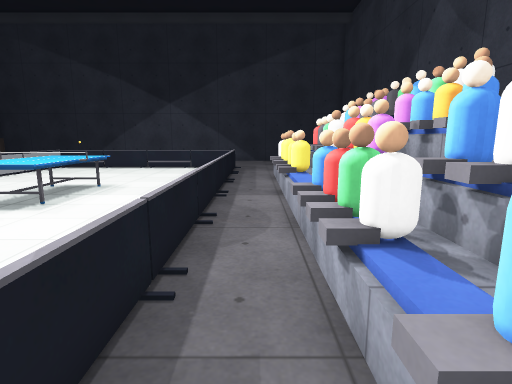
view 1 (above)

24 first-person views from a walk through a scene from a Unity 3-D project. The camera is 1.2 m above the floor, tilts 10° down and sees 80° across. The floor is counted in squares, 0.5 m on a side. Each view is taken from the middle of a square. On the plan, view 1 faces up. The plan holds only what a view shows up to about 19 squares ahead; the rest is blank. The player is left out. Surface patterns are stand-ins for the level's own textures.

view 2
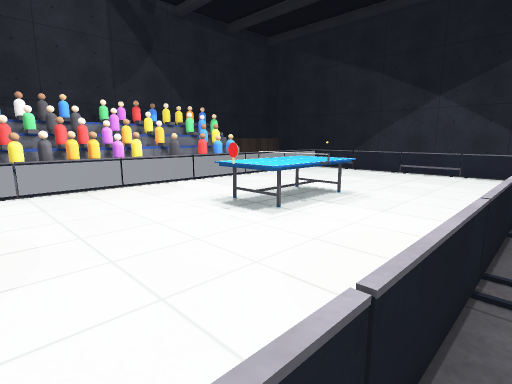

view 3
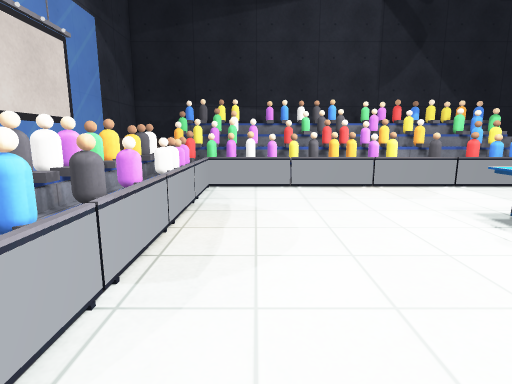

view 4
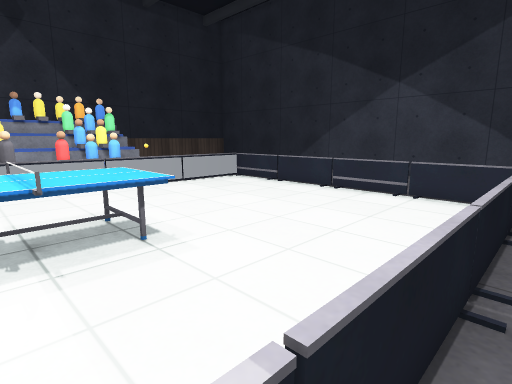

view 5
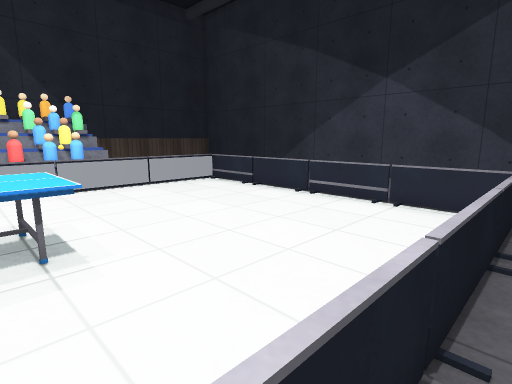

view 6
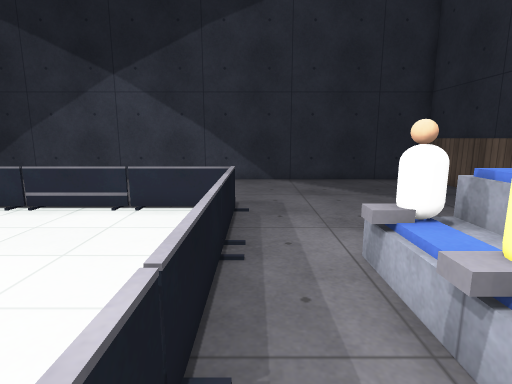

view 7
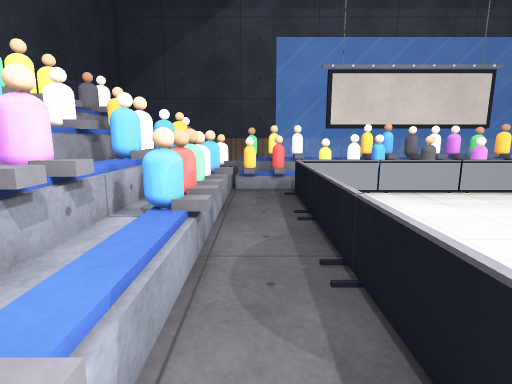

view 8
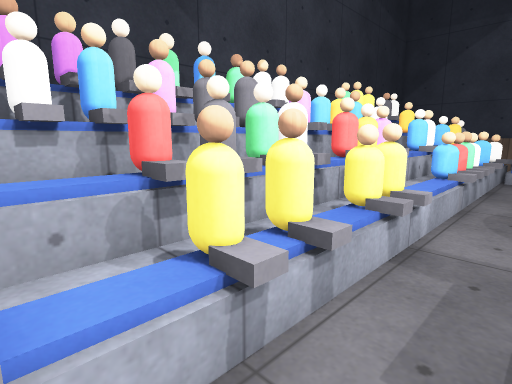

view 9
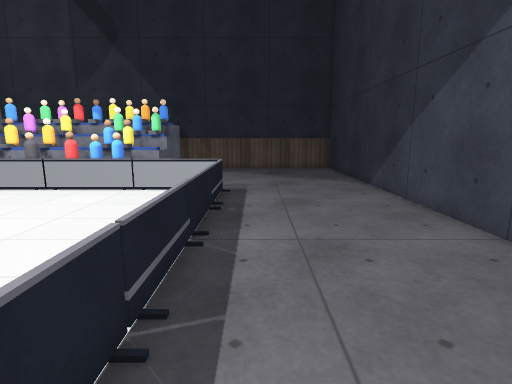

view 10
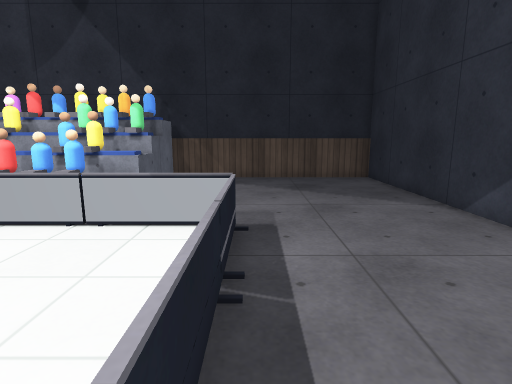

view 11
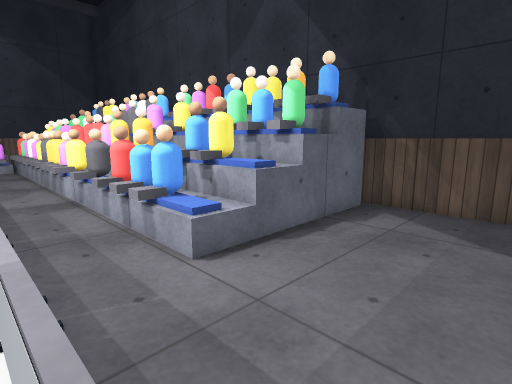

view 12
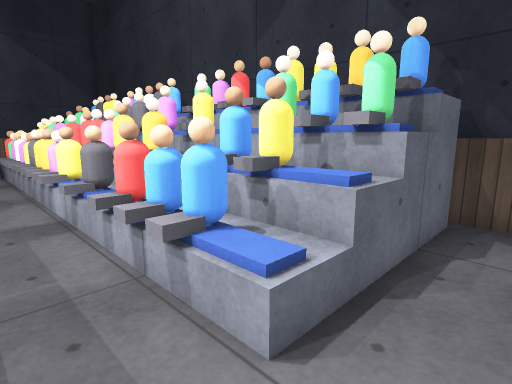

view 13
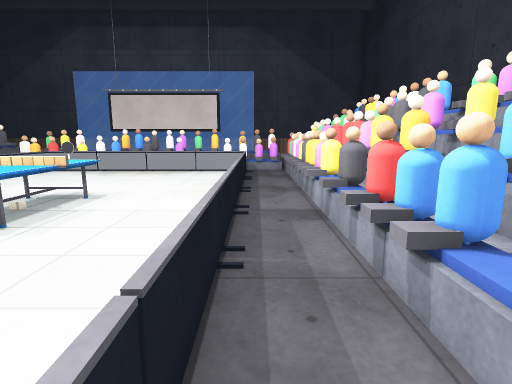

view 14
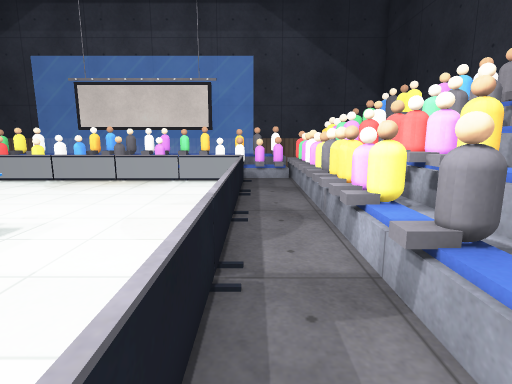

view 15
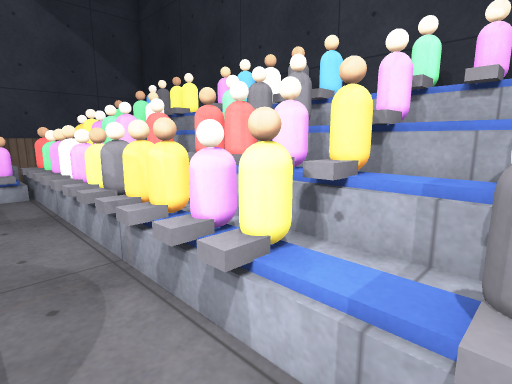

view 16
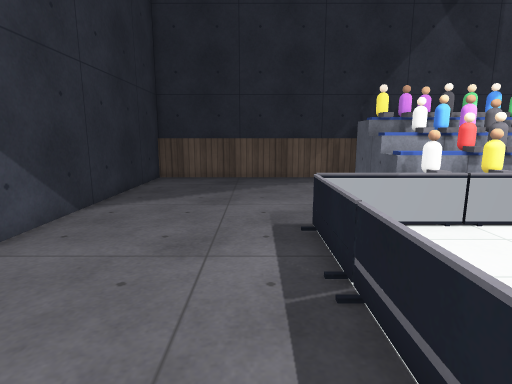

view 17
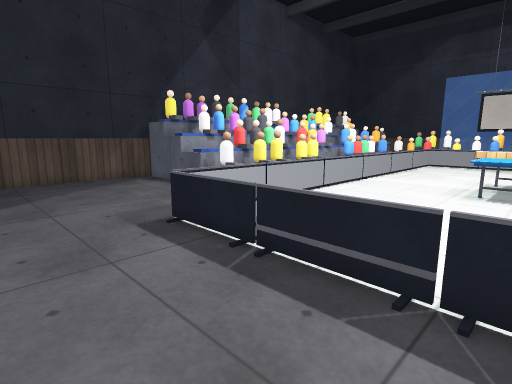

view 18
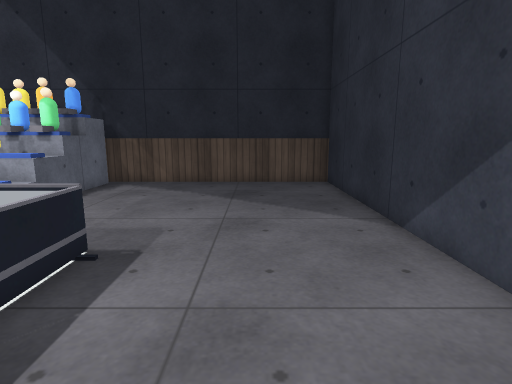

view 19
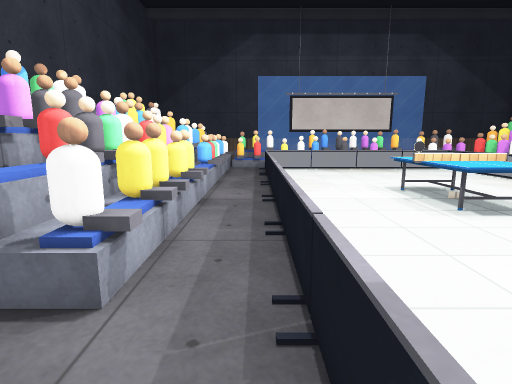

view 20
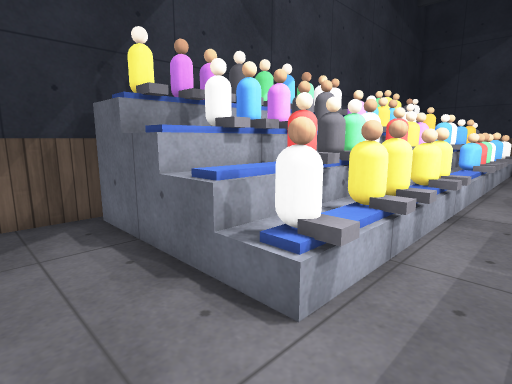

view 21
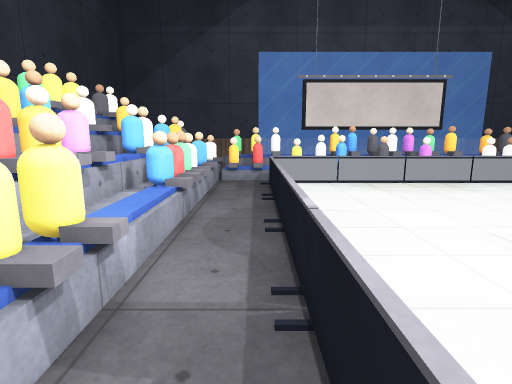

view 22
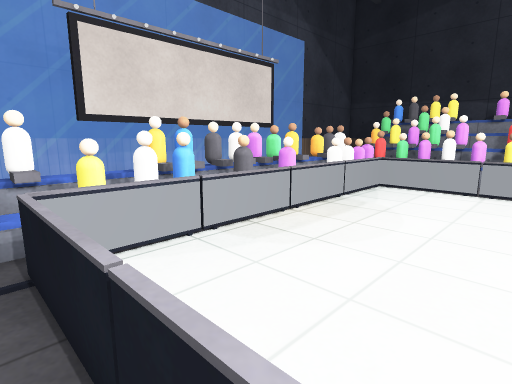

view 23
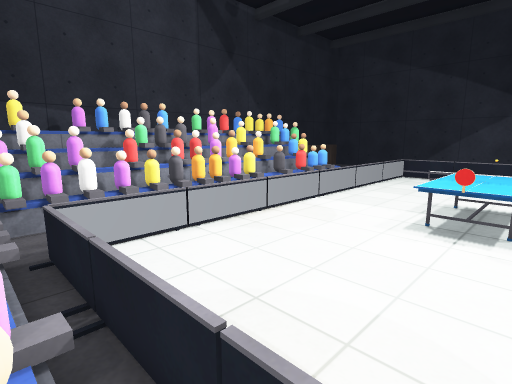

view 24
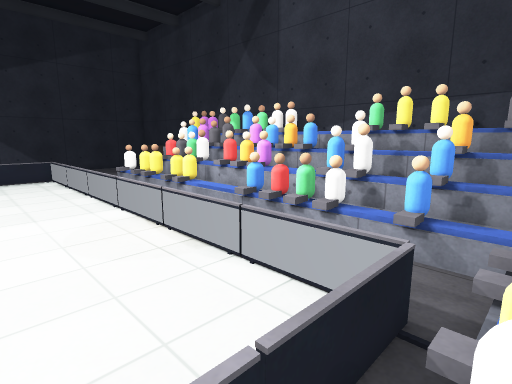

### Floor plan
Key: @ floor where view 1 was taken; # wall or solid block; . main floor; : floor 0.25 m higher than the main floor; + floor 0.5 m higher than the main floor; * floor 0.75 m higher than the main floor; % floor 1.75 m higher than the main floor; / step, stairs or slope; = window, fence, low wall or low ledge; v drop or lower ground; O other object.
Columns run from 27 left of view 1 to 9 right of it. Each row starts with its distance up from view 1.
 33 #####################################
 32 #...................................#
 31 #...................................#
 30 #...................................#
 29 #...................................#
 28 #...................................#
 27 #...................................#
 26 #...................................#
 25 #..........OOOOOOOOOOOOOOO..........#
 24 #..........O.............O..........#
 23 #..........O.............O..........#
 22 #..........O.............O..........#
 21 #..##..O...O.............O...OO...###
 20 ####OOOO...O.............O..OOOOOOO
 19   OOOOOOO..O.............O...OOOOOOO
 18  OOOOOOOO..O.............O..OOOOOOOO
 17 #OOOOOOO...O.............O...OOOOOOO
 16 #OO O OO...O.....OOO.....O...OOOOOO
 15 #OOOO OO...O....OOOOO....O...OOOO#O #
 14 #OOOOOOOO..O....OOOOO....O..OOOOO## #
 13 #OOOOOOO...O....OOOOO....O..OO+   ###
 12 #%OOOOOOO..O....OOOOO....O...OOOOO###
 11 #OOOOOvO...O....OOOOO....O...OOOOOO##
 10 #    OOOO..O.....OOO.....O...OOOOOO##
  9 #OOOOOOOO..O.............O...OOOOO  #
  8 #OOOOOOOO..O.............O..OO+*OO  #
  7 #OOOOO OO..O.............O..OO+*    #
  6 #OO##  OO..O.............O..OO+*  O #
  5   ## #OOO..O.............O..OOO*OOOO#
  4   ## **OO..O.............O..OOOOOOO%#
  3      #OOO..O.............O...OOOOOOO#
  2   #####OO..O.............O..OOOOOOO #
  1   ####OOO..OOOOOOOOOOOOOOO../OOOOOO #
  0     ##OOO////.../. /.//././@/////OOO#
 -1      #OOOOOOO+++O+OO+OOOO+OOO+OO OOO#
 -2     OOO    ://:////// :://   OOO    #
 -3         OOOO OOOOOOOOO**OOOO        #
 -4              #vvvvvvvvv             #
 -5              =#########=            #

Where each view was taken, in squares from view 1:
view 1: 0 up, 0 right, facing up
view 2: 3 up, 1 left, facing up-left
view 3: 3 up, 1 left, facing left
view 4: 12 up, 1 left, facing up-left
view 5: 14 up, 1 left, facing up-left
view 6: 15 up, 1 left, facing up
view 7: 14 up, 0 right, facing down
view 8: 20 up, 1 left, facing down-right
view 9: 27 up, 2 left, facing left
view 10: 26 up, 8 left, facing left
view 11: 26 up, 16 left, facing down-left
view 12: 23 up, 17 left, facing down-left
view 13: 23 up, 17 left, facing down
view 14: 18 up, 17 left, facing down
view 15: 14 up, 17 left, facing down-left
view 16: 27 up, 10 left, facing right
view 17: 30 up, 10 left, facing down-right
view 18: 29 up, 10 left, facing left
view 19: 25 up, 1 left, facing down
view 20: 24 up, 1 left, facing down-right
view 21: 17 up, 1 left, facing down
view 22: 7 up, 1 left, facing down-left
view 23: 1 down, 7 left, facing up-left
view 24: 1 down, 7 left, facing up-right
